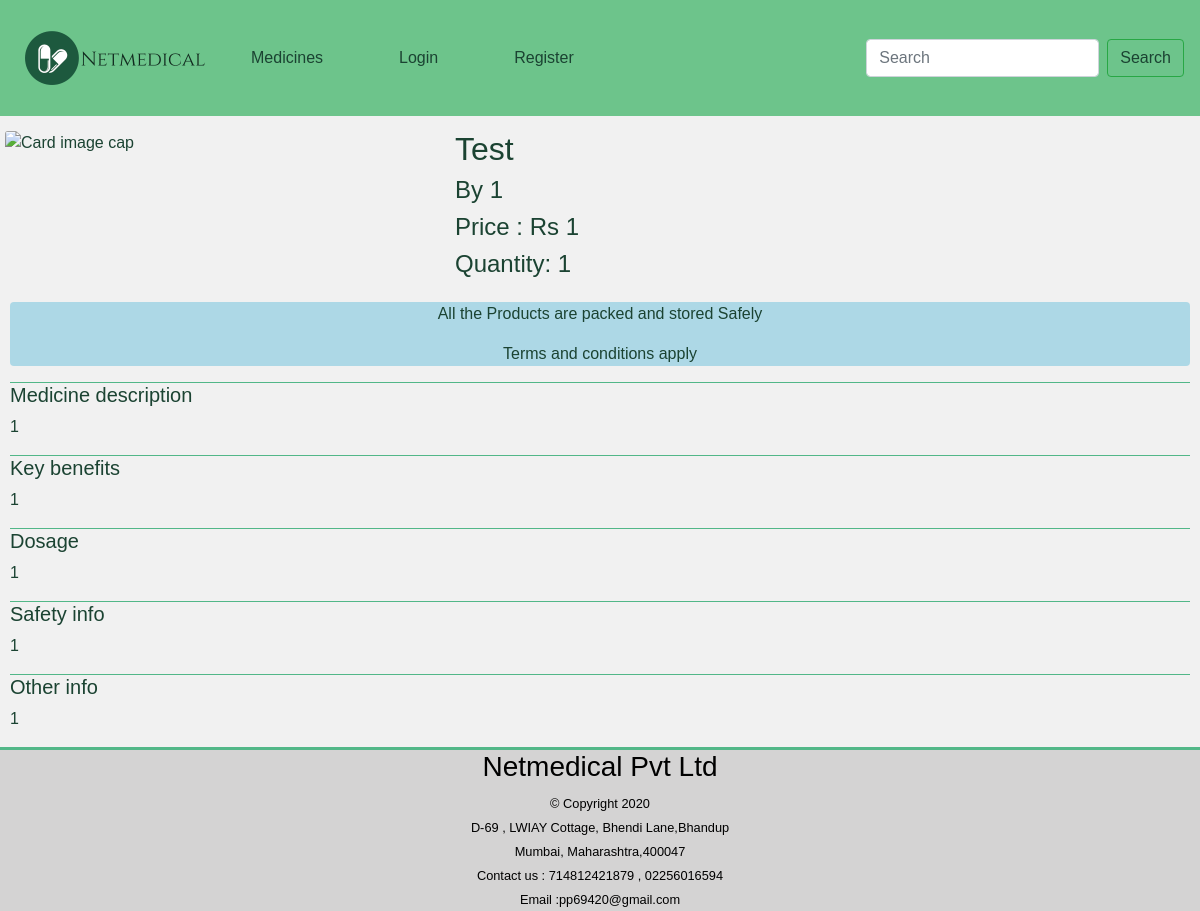
/medicine_page/Test, run on the app's committed database.
### netmedsapp/models.py (models this page shows, shortened)
class Medicines(models.Model):
    name = models.CharField(max_length=1000)
    manufaturer = models.CharField(max_length=1000)
    price = models.CharField(max_length=1000)
    quantity = models.CharField(max_length=1000)
    description = models.CharField(max_length=1000)
    key_benifits = models.CharField(max_length=1000)
    dosage = models.CharField(max_length=1000)
    safety_info = models.CharField(max_length=1000)
    other_info = models.CharField(max_length=1000)
    image = CloudinaryField('image')
    genres = models.ManyToManyField(medicine_type, blank=True, null=True, related_name="Medicines")

### netmedsapp/views.py (the view)
# urls.py: path('medicine_page/<str:medicine_name>',views.single_medicine, name="single_medicine"),
def single_medicine(request, medicine_name):
    medicine = Medicines.objects.filter(name=medicine_name)[0]
    return render(request, "netmedsapp/single_medicine.html", {
        "medicine": medicine
    })

### netmedsapp/templates/netmedsapp/single_medicine.html (shortened to what this page needs)
{%extends 'netmedsapp/base.html'%}
{% block body %}
<div class="smcontainer">
    <div class="smimg">
        <img class="card-img-top" src="{{medicine.image.url}}" style="height: 50%; width:80%;" alt="Card image cap">
    </div>
    <div class="smallinfo">
        <h2>{{medicine.name}}</h2>
        <h4>By {{medicine.manufaturer}}</h4>
        <h4>Price : Rs {{medicine.price}}</h4>
        <h4>Quantity: {{medicine.quantity}}</h4>
    </div>
</div>
<div class="lower">
    <div class="delivery">
        <p>All the Products are packed and stored Safely</p>
        <p></p>Terms and conditions apply</p>
    </div>
    <div class="maininfo">
        <div>
            <h5>Medicine description</h5>
            <p>{{medicine.description}}</p>
        </div>
        <div>
            <h5>Key benefits</h5>
            <p>{{medicine.key_benifits}}</p>
        </div>
        <div>
            <h5>Dosage</h5>
            <p>{{medicine.dosage}}</p>
        </div>
        <div>
            <h5>Safety info</h5>
            <p>{{medicine.safety_info}}</p>
        </div>
        <div>
            <h5>Other info</h5>
            <p>{{medicine.other_info}}</p>
        </div>
    </div>
</div>
{% endblock %}

### netmedsapp/static/styles.css (style rules this page uses)
body { margin-top: 115px; font-family: Arial, Helvetica, sans-serif; color:rgb(27,67,50); background-color: rgb(241,241,241); }
.delivery { text-align: center; margin: 10px; background-color: lightblue; border-radius: 4px; }
.maininfo div { margin: 10px; border-top: 1px rgb(82,183,136) solid; }
html, body { margin-bottom: 0; padding-bottom: 0; }
.smcontainer { padding-top: 10px; display: grid; grid-template-columns: 1.5fr 2.5fr; grid-template-areas: "smimg smallinfo"; }
.smimg { grid-area: smimg; padding: 5px; }
.smallinfo { grid-area: smallinfo; padding: 5px; }

### data on the page
Medicines: name "Test", manufaturer "1", price "1", quantity "1", description "1", key_benifits "1", dosage "1", safety_info "1", other_info "1"
